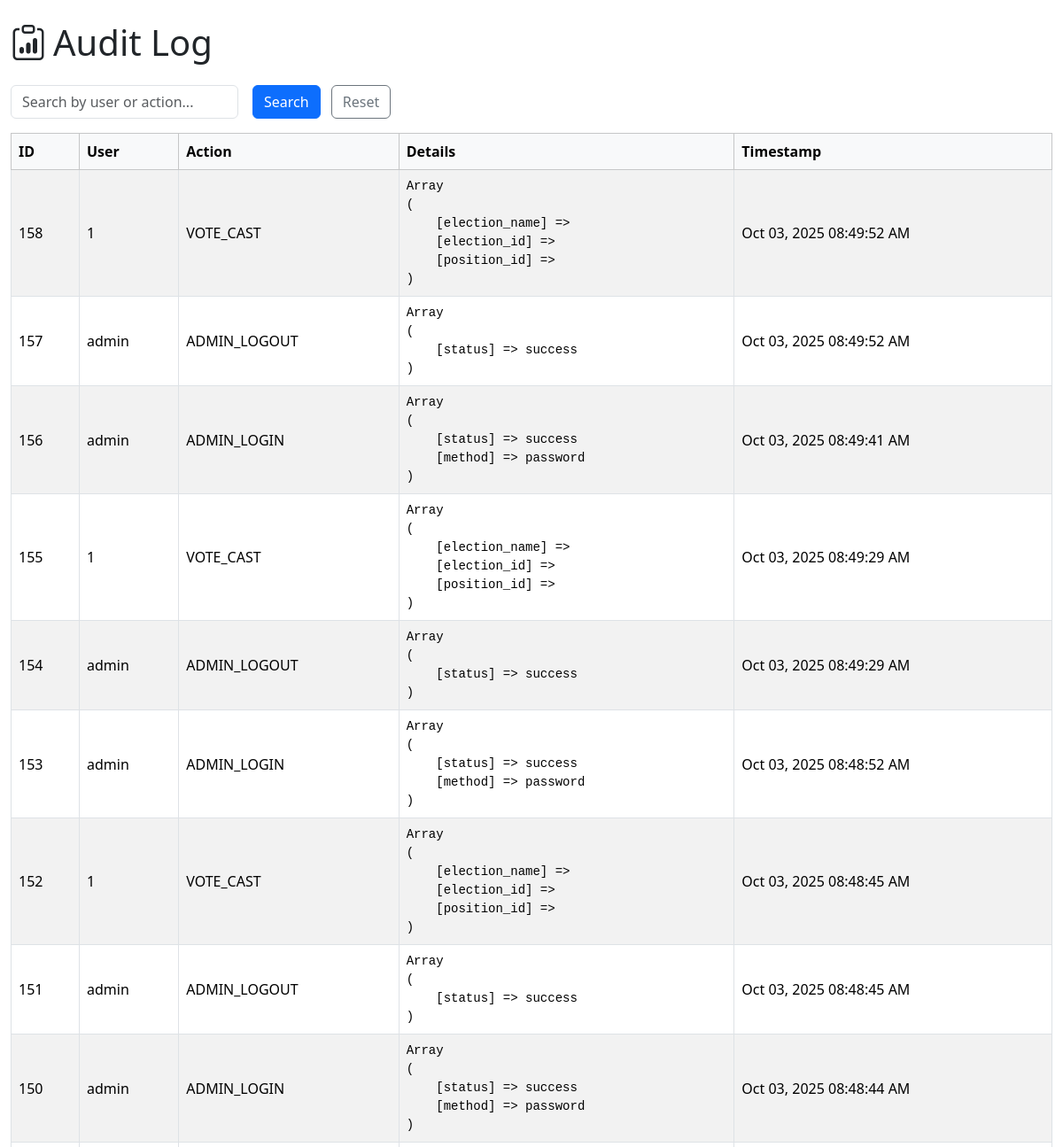
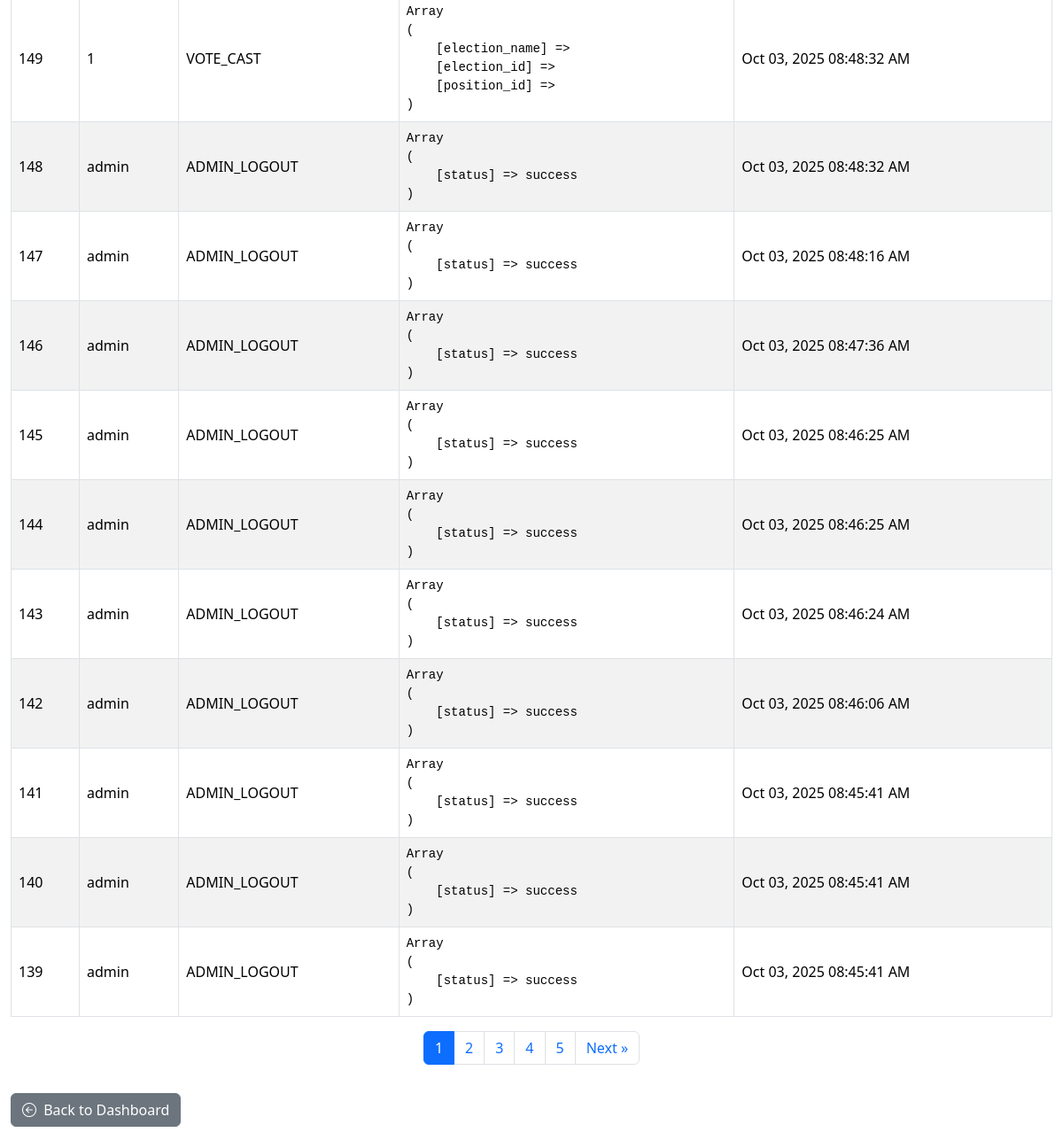
/admin/audit_log.php (signed in), run on the app's committed database (2 pictures, top to bottom).
### tables this page shows
CREATE TABLE `audit_log` (
  `id` int(11) NOT NULL,
  `user_id` int(11) DEFAULT NULL,
  `username` varchar(100) DEFAULT NULL,
  `action` varchar(255) NOT NULL,
  `details` text DEFAULT NULL,
  `timestamp` datetime NOT NULL DEFAULT current_timestamp()
);

### admin/audit_log.php (the view, shortened to what this page needs)
<?php
require '../db.php';
$itemsPerPage = 20;
$page = max(1, (int)($_GET['page'] ?? 1));
$offset = ($page - 1) * $itemsPerPage;
$search = trim($_GET['search'] ?? '');
$whereSQL = '';
$params = [];
$paramTypes = '';
$countSql = "SELECT COUNT(*) FROM audit_log $whereSQL";
$countStmt = $conn->prepare($countSql);
$countStmt->execute();
$countStmt->bind_result($totalRows);
$totalPages = max(1, ceil($totalRows / $itemsPerPage));
$sql = "SELECT id, user_id, username, action, details, timestamp
        FROM audit_log $whereSQL
        ORDER BY timestamp DESC LIMIT ? OFFSET ?";
$stmt = $conn->prepare($sql);
if ($paramTypes) {
    $fullParamTypes = $paramTypes . 'ii';
    $paramsWithLimit = array_merge($params, [$itemsPerPage, $offset]);
    $refs = [];
    foreach ($paramsWithLimit as $key => $value) {
        $refs[$key] = &$paramsWithLimit[$key];
    }
    $stmt->bind_param($fullParamTypes, ...$refs);
} else {
    $stmt->bind_param("ii", $itemsPerPage, $offset);
}
$stmt->execute();
$result = $stmt->get_result();
?>
<!DOCTYPE html>
<html lang="en">
<head>
<link href="https://cdn.jsdelivr.net/npm/bootstrap@5.3.2/dist/css/bootstrap.min.css" rel="stylesheet" />
<link href="https://cdn.jsdelivr.net/npm/bootstrap-icons@1.11.3/font/bootstrap-icons.min.css" rel="stylesheet" />
</head>
<body>
<div class="container py-4" style="max-width:1200px;">
<h1 class="mb-4"><i class="bi bi-clipboard-data me-2"></i>Audit Log</h1>
<form method="get" class="mb-3 row g-3 align-items-center">
    <div class="col-auto">
        <input type="text" name="search" value="<?= htmlspecialchars($search) ?>" class="form-control" placeholder="Search by user or action...">
    </div>
    <div class="col-auto">
        <button type="submit" class="btn btn-primary">Search</button>
        <a href="audit_log.php" class="btn btn-outline-secondary ms-2">Reset</a>
    </div>
</form>
<div class="table-responsive">
    <table class="table table-striped table-bordered align-middle">
        <thead class="table-light">
            <tr>
                <th>ID</th>
                <th>User</th>
                <th>Action</th>
                <th>Details</th>
                <th>Timestamp</th>
            </tr>
        </thead>
        <tbody>
        <?php if ($result && $result->num_rows > 0): ?>
            <?php while ($row = $result->fetch_assoc()): ?>
                <tr>
                    <td><?= htmlspecialchars($row['id']) ?></td>
                    <td><?= htmlspecialchars($row['username']) ?></td>
                    <td><?= htmlspecialchars($row['action']) ?></td>
                    <td>
                       <?php
if (!empty($row['details'])) {
    $detailsArray = json_decode($row['details'], true);
    if (json_last_error() === JSON_ERROR_NONE && is_array($detailsArray)) {
        echo '<pre style="white-space: pre-wrap; word-break: break-word; margin:0;">'
            . htmlspecialchars(print_r($detailsArray, true))
            . '</pre>';
    } else {
        echo htmlspecialchars($row['details']);
    }
} else {
    echo '<em>No details</em>';
}
?>
                    </td>
                    <td><?= date('M d, Y h:i:s A', strtotime($row['timestamp'])) ?></td>
                </tr>
            <?php endwhile; ?>
        <?php else: ?>
            <tr><td colspan="6" class="text-center text-muted">No audit logs found.</td></tr>
        <?php endif; ?>
        </tbody>
    </table>
</div>
<nav>
    <ul class="pagination justify-content-center">
        <?php for ($p = 1; $p <= $totalPages; $p++): ?>
            <li class="page-item <?= $p == $page ? 'active' : '' ?>">
                <a href="?<?= http_build_query(array_merge($_GET, ['page' => $p])) ?>" class="page-link"><?= $p ?></a>
            </li>
        <?php endfor; ?>
        <?php if ($page < $totalPages): ?>
            <li class="page-item">
                <a href="?<?= http_build_query(array_merge($_GET, ['page' => $page + 1])) ?>" class="page-link" aria-label="Next">Next &raquo;</a>
            </li>
        <?php endif; ?>
    </ul>
</nav>
<a href="admin_dashboard.php" class="btn btn-secondary mt-3">
    <i class="bi bi-arrow-left-circle me-1"></i> Back to Dashboard
</a>
</div>
</body>
</html>

### data on the page
audit_log: id "158", username "1", action "VOTE_CAST", details "Array ( [election_name] => [election_id] => [position_id] => )", timestamp "Oct 03, 2025 08:49:52 AM"
audit_log: id "157", username "admin", action "ADMIN_LOGOUT", details "Array ( [status] => success )", timestamp "Oct 03, 2025 08:49:52 AM"
audit_log: id "156", username "admin", action "ADMIN_LOGIN", details "Array ( [status] => success [method] => password )", timestamp "Oct 03, 2025 08:49:41 AM"
audit_log: id "155", username "1", action "VOTE_CAST", details "Array ( [election_name] => [election_id] => [position_id] => )", timestamp "Oct 03, 2025 08:49:29 AM"
audit_log: id "154", username "admin", action "ADMIN_LOGOUT", details "Array ( [status] => success )", timestamp "Oct 03, 2025 08:49:29 AM"
audit_log: id "153", username "admin", action "ADMIN_LOGIN", details "Array ( [status] => success [method] => password )", timestamp "Oct 03, 2025 08:48:52 AM"
audit_log: id "152", username "1", action "VOTE_CAST", details "Array ( [election_name] => [election_id] => [position_id] => )", timestamp "Oct 03, 2025 08:48:45 AM"
audit_log: id "151", username "admin", action "ADMIN_LOGOUT", details "Array ( [status] => success )", timestamp "Oct 03, 2025 08:48:45 AM"
audit_log: id "150", username "admin", action "ADMIN_LOGIN", details "Array ( [status] => success [method] => password )", timestamp "Oct 03, 2025 08:48:44 AM"
audit_log: id "149", username "1", action "VOTE_CAST", details "Array ( [election_name] => [election_id] => [position_id] => )", timestamp "Oct 03, 2025 08:48:32 AM"
audit_log: id "148", username "admin", action "ADMIN_LOGOUT", details "Array ( [status] => success )", timestamp "Oct 03, 2025 08:48:32 AM"
audit_log: id "147", username "admin", action "ADMIN_LOGOUT", details "Array ( [status] => success )", timestamp "Oct 03, 2025 08:48:16 AM"
audit_log: id "146", username "admin", action "ADMIN_LOGOUT", details "Array ( [status] => success )", timestamp "Oct 03, 2025 08:47:36 AM"
audit_log: id "145", username "admin", action "ADMIN_LOGOUT", details "Array ( [status] => success )", timestamp "Oct 03, 2025 08:46:25 AM"
audit_log: id "144", username "admin", action "ADMIN_LOGOUT", details "Array ( [status] => success )", timestamp "Oct 03, 2025 08:46:25 AM"
audit_log: id "143", username "admin", action "ADMIN_LOGOUT", details "Array ( [status] => success )", timestamp "Oct 03, 2025 08:46:24 AM"
audit_log: id "142", username "admin", action "ADMIN_LOGOUT", details "Array ( [status] => success )", timestamp "Oct 03, 2025 08:46:06 AM"
audit_log: id "141", username "admin", action "ADMIN_LOGOUT", details "Array ( [status] => success )", timestamp "Oct 03, 2025 08:45:41 AM"
audit_log: id "140", username "admin", action "ADMIN_LOGOUT", details "Array ( [status] => success )", timestamp "Oct 03, 2025 08:45:41 AM"
audit_log: id "139", username "admin", action "ADMIN_LOGOUT", details "Array ( [status] => success )", timestamp "Oct 03, 2025 08:45:41 AM"
